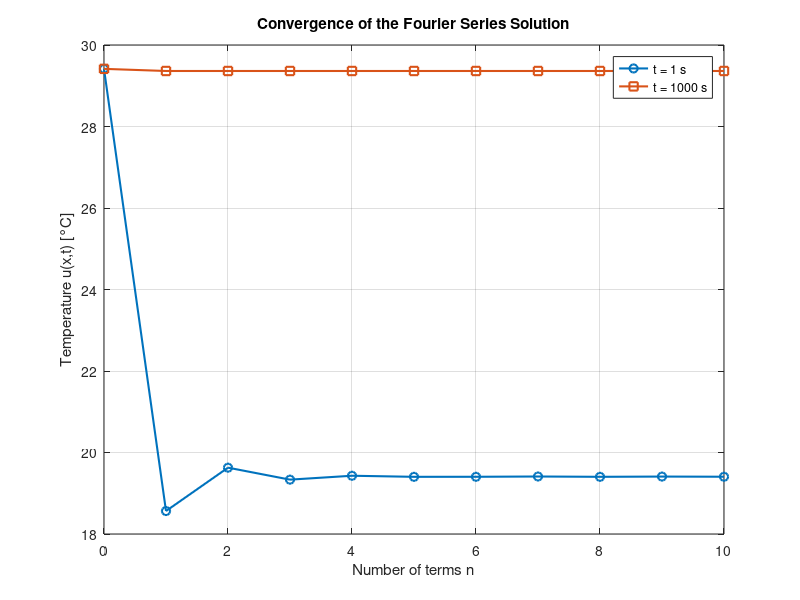

MATLAB code to generate this figure:
% Davyn Timbang
% 10/10/25
% ASEN 3802

clc;
clear;
close all;


% Constants
H = 91.09;            % W/m^2 or as given
T0 = 17.04;           % °C
x = 13.585 / 100;    % convert cm to m
alpha = 130/(2810*960);      % m^2/s (Aluminum 7075-T651)
L = 0.149225;             % rod length [m] (adjust if known)

% Define lambda_n and b_n
n_max = 10;
n = 1:n_max;
lambda_n = (2*n - 1) * pi / (2*L);

% Compute b_n using the analytical solution to the integral:
% ∫ x sin(λx) dx = (sin(λL) - λL*cos(λL)) / λ^2
%b_n = - (2*H./L) .* ((sin(lambda_n*L) - lambda_n*L.*cos(lambda_n*L)) ./ (lambda_n.^2));

for n = 1:n_max
b_n(n) = (8*H*L)/(pi^2) * ((-1.^n)/(2*n-1)^2);
end

% Define time values
t_values = [1, 1000]; % seconds

% Preallocate
u_t = zeros(length(t_values), 1);

% Compute temperature for each time
for i = 1:length(t_values)
    t = t_values(i);
    sum_term = sum(b_n .* sin(lambda_n * x) .* exp(-lambda_n.^2 * alpha * t));
    u_t(i) = T0 + H*x + sum_term;
end

% Display results
fprintf('Temperature at x = %.3f m\n', x);
fprintf('At t = 1 s:    u = %.3f °C\n', u_t(1));
fprintf('At t = 1000 s: u = %.3f °C\n', u_t(2));

% Convergence plot: u(x,t) vs n
n_series = 0:10;
u_converge_1 = zeros(size(n_series));
u_converge_1000 = zeros(size(n_series));

for k = 0:10
    if k == 0
        u_converge_1(k+1) = T0 + H*x;
        u_converge_1000(k+1) = T0 + H*x;
    else
        partial_sum_1 = sum(b_n(1:k) .* sin(lambda_n(1:k) * x) .* exp(-lambda_n(1:k).^2 * alpha * 1));
        partial_sum_1000 = sum(b_n(1:k) .* sin(lambda_n(1:k) * x) .* exp(-lambda_n(1:k).^2 * alpha * 1000));
        u_converge_1(k+1) = T0 + H*x + partial_sum_1;
        u_converge_1000(k+1) = T0 + H*x + partial_sum_1000;
    end
end

% Plot results
figure;
plot(n_series, u_converge_1, 'o-', 'LineWidth', 1.5);
hold on;
plot(n_series, u_converge_1000, 's-', 'LineWidth', 1.5);
xlabel('Number of terms n');
ylabel('Temperature u(x,t) [°C]');
title('Convergence of the Fourier Series Solution');
legend('t = 1 s', 't = 1000 s', 'Location', 'best');
grid on;